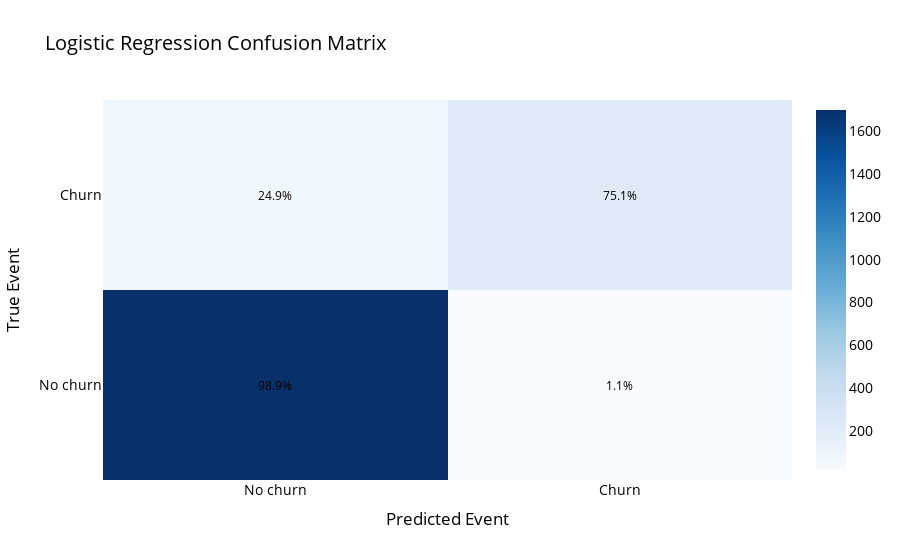

Notebook code for this chart:
### Code cell
# Train and evaluate models
rf = RandomForestClassifier(n_estimators=300, max_depth=30)
rf.fit(X_train, y_train)
rf_pred = rf.predict(X_test)
print('Random Forest Accuracy:', accuracy_score(y_test, rf_pred))
print('Random Forest F1 Score:', f1_score(y_test, rf_pred))

rf_cm = confusion_matrix(y_test, rf_pred)
gen_cm_plotly(rf_cm)

### Figure 1 — Plotly figure (JSON) as saved in the notebook; plotly's stock layout.template omitted (floating-point values rounded to 4 significant figures)
{"data": [{"colorscale": [[0, "rgb(247,251,255)"], [0.125, "rgb(222,235,247)"], [0.25, "rgb(198,219,239)"], [0.375, "rgb(158,202,225)"], [0.5, "rgb(107,174,214)"], [0.625, "rgb(66,146,198)"], [0.75, "rgb(33,113,181)"], [0.875, "rgb(8,81,156)"], [1, "rgb(8,48,107)"]], "hovertemplate": "%{text}<extra></extra>", "text": [["Count: 1,698<br>Success: 98.9%", "Count: 19<br>Success: 1.1%"], ["Count: 77<br>Success: 24.9%", "Count: 232<br>Success: 75.1%"]], "type": "heatmap", "x": ["No churn", "Churn"], "y": ["No churn", "Churn"], "z": [[1698, 19], [77, 232]]}], "layout": {"annotations": [{"font": {"color": "black", "size": 12}, "showarrow": false, "text": "98.9%", "x": 0, "y": 0}, {"font": {"color": "black", "size": 12}, "showarrow": false, "text": "1.1%", "x": 1, "y": 0}, {"font": {"color": "black", "size": 12}, "showarrow": false, "text": "24.9%", "x": 0, "y": 1}, {"font": {"color": "black", "size": 12}, "showarrow": false, "text": "75.1%", "x": 1, "y": 1}], "font": {"color": "black", "size": 14}, "title": {"text": "Logistic Regression Confusion Matrix"}, "xaxis": {"title": {"text": "Predicted Event"}}, "yaxis": {"title": {"text": "True Event"}}}}
